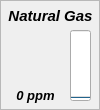
  <widget class="QFrame" name="frame_12">
   <property name="geometry">
    <rect>
     <x>230</x>
     <y>250</y>
     <width>100</width>
     <height>110</height>
    </rect>
   </property>
   <property name="minimumSize">
    <size>
     <width>100</width>
     <height>110</height>
    </size>
   </property>
   <property name="maximumSize">
    <size>
     <width>100</width>
     <height>110</height>
    </size>
   </property>
   <property name="toolTip">
    <string>&lt;html&gt;
&lt;head/&gt;
&lt;body&gt;
&lt;p&gt;
&lt;span style=&quot; font-weight:600; font-style:italic;&quot;&gt;(MQ-5) Natural Gas&lt;/span&gt;
&lt;/p&gt;

&lt;p&gt;
&lt;span style=&quot; font-size:12pt;&quot;&gt;- Methane&lt;/span&gt;&lt;br/&gt;
&lt;span style=&quot; font-size:12pt;&quot;&gt;- Natural Gas&lt;/span&gt;&lt;br/&gt;
&lt;span style=&quot; font-size:12pt;&quot;&gt;- Petroleum Gas&lt;/span&gt;
&lt;/p&gt;
&lt;/body&gt;
&lt;/html&gt;</string>
   </property>
   <property name="toolTipDuration">
    <number>4000</number>
   </property>
   <property name="frameShape">
    <enum>QFrame::StyledPanel</enum>
   </property>
   <property name="frameShadow">
    <enum>QFrame::Plain</enum>
   </property>
   <widget class="QLabel" name="label_13">
    <property name="geometry">
     <rect>
      <x>0</x>
      <y>0</y>
      <width>101</width>
      <height>31</height>
     </rect>
    </property>
    <property name="font">
     <font>
      <pointsize>11</pointsize>
      <weight>75</weight>
      <italic>true</italic>
      <bold>true</bold>
      <underline>false</underline>
     </font>
    </property>
    <property name="text">
     <string>Natural Gas</string>
    </property>
    <property name="alignment">
     <set>Qt::AlignCenter</set>
    </property>
   </widget>
   <widget class="QLabel" name="label_ch11">
    <property name="geometry">
     <rect>
      <x>0</x>
      <y>80</y>
      <width>71</width>
      <height>31</height>
     </rect>
    </property>
    <property name="font">
     <font>
      <pointsize>10</pointsize>
      <weight>75</weight>
      <italic>true</italic>
      <bold>true</bold>
     </font>
    </property>
    <property name="text">
     <string>0 ppm</string>
    </property>
    <property name="alignment">
     <set>Qt::AlignCenter</set>
    </property>
   </widget>
   <widget class="QProgressBar" name="progressBar_ch11">
    <property name="geometry">
     <rect>
      <x>70</x>
      <y>30</y>
      <width>21</width>
      <height>71</height>
     </rect>
    </property>
    <property name="sizePolicy">
     <sizepolicy hsizetype="Fixed" vsizetype="Expanding">
      <horstretch>0</horstretch>
      <verstretch>0</verstretch>
     </sizepolicy>
    </property>
    <property name="maximum">
     <number>5000</number>
    </property>
    <property name="value">
     <number>0</number>
    </property>
    <property name="alignment">
     <set>Qt::AlignCenter</set>
    </property>
    <property name="textVisible">
     <bool>false</bool>
    </property>
    <property name="orientation">
     <enum>Qt::Vertical</enum>
    </property>
    <property name="invertedAppearance">
     <bool>false</bool>
    </property>
    <property name="textDirection">
     <enum>QProgressBar::TopToBottom</enum>
    </property>
   </widget>
   <widget class="QLabel" name="icon_ch11">
    <property name="geometry">
     <rect>
      <x>10</x>
      <y>30</y>
      <width>51</width>
      <height>51</height>
     </rect>
    </property>
    <property name="text">
     <string/>
    </property>
    <property name="pixmap">
     <pixmap resource="resources.qrc">:/resources/img/resources/img/natural_gas.png</pixmap>
    </property>
    <property name="scaledContents">
     <bool>true</bool>
    </property>
   </widget>
  </widget>
